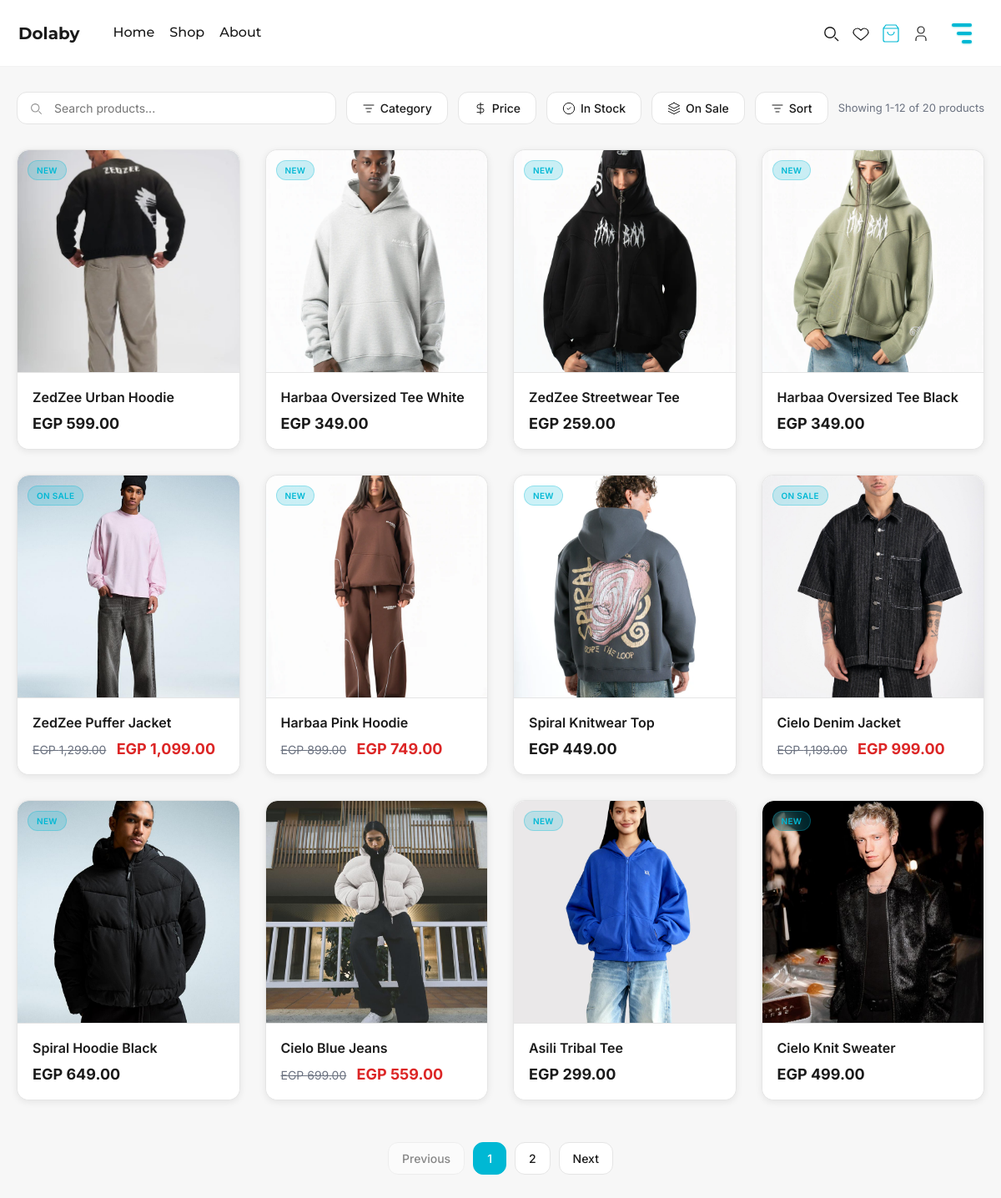
Screenshot of /php/shop.php with the database file from the repository.
### tables this page shows
CREATE TABLE products (
    product_id INT PRIMARY KEY AUTO_INCREMENT,
    brand_id INT NOT NULL,
    category_id INT,
    product_name VARCHAR(255) NOT NULL,
    description TEXT,
    price DECIMAL(10, 2) NOT NULL,
    original_price DECIMAL(10, 2),  
    stock_quantity INT DEFAULT 0,
    in_stock BOOLEAN DEFAULT TRUE,
    on_sale BOOLEAN DEFAULT FALSE,
    is_new BOOLEAN DEFAULT FALSE,
    average_rating DECIMAL(3, 2) DEFAULT 0.00,
    total_reviews INT DEFAULT 0,
    sales_count INT DEFAULT 0,
    image_url VARCHAR(500),  
    created_at TIMESTAMP DEFAULT CURRENT_TIMESTAMP,
    updated_at TIMESTAMP DEFAULT CURRENT_TIMESTAMP ON UPDATE CURRENT_TIMESTAMP,
    FOREIGN KEY (brand_id) REFERENCES brands(brand_id) ON DELETE CASCADE,
    FOREIGN KEY (category_id) REFERENCES categories(category_id) ON DELETE SET NULL,
    INDEX idx_brand_id (brand_id),
    INDEX idx_category_id (category_id),
    INDEX idx_in_stock (in_stock),
    INDEX idx_on_sale (on_sale),
    INDEX idx_is_new (is_new),
    INDEX idx_price (price),
    INDEX idx_sales_count (sales_count),
    FULLTEXT idx_search (product_name, description)
);

### includes.php (called while the page is built, shortened)
<?php
if (!class_exists('Database')) {
class Database
{
    public static function connect(): PDO
    {
        $dsn = sprintf(
            'mysql:host=%s;port=%s;dbname=%s;charset=utf8mb4',
            DB_HOST,
            DB_PORT,
            DB_NAME
        );
        $pdo = new PDO($dsn, DB_USER, DB_PASS, [
            PDO::ATTR_ERRMODE => PDO::ERRMODE_EXCEPTION,
            PDO::ATTR_DEFAULT_FETCH_MODE => PDO::FETCH_ASSOC,
            PDO::ATTR_EMULATE_PREPARES => false
        ]);
        return $pdo;
    }
}
}
if (!class_exists('ProductRepository')) {
class ProductRepository
{
    private $pdo;
    public function __construct()
    {
        $this->pdo = Database::connect();
    }
    private function mapImageUrl(string $productName, int $productId, string $defaultUrl): string
    {
        $availableImages = [
            '/assets/images/shop/Harbaa.png',
            '/assets/images/shop/HarbaaJacket.png',
            '/assets/images/shop/HarbaaSet.png',
            '/assets/images/shop/Zedzee.png',
            '/assets/images/shop/spiral.png',
            '/assets/images/shop/CieloDenim.png',
            '/assets/images/shop/Basic Hoodie.png',
            '/assets/images/shop/knit crewneck.Png',
            '/assets/images/shop/1.png',
            '/assets/images/shop/3.png',
            '/assets/images/shop/5.png',
            '/assets/images/shop/6.png',
            '/assets/images/shop/8.png',
            '/assets/images/shop/9.png',
            '/assets/images/shop/10.png',
            '/assets/images/shop/21.png',
            '/assets/images/shop/55.png',
            '/assets/images/shop/89.png',
            '/assets/images/shop/98.png',
            '/assets/images/shop/102.png',
            '/assets/images/shop/103.png',
            '/assets/images/shop/877.png',
        ];
        $specificMap = [
            'Harbaa Black Hoodie' => '/assets/images/shop/Harbaa.png',
            'Harbaa Pink Hoodie' => '/assets/images/shop/1.png',
            'Harbaa Oversized Tee White' => '/assets/images/shop/3.png',
            'Harbaa Oversized Tee Black' => '/assets/images/shop/5.png',
            'ZedZee Urban Hoodie' => '/assets/images/shop/Zedzee.png',
            'ZedZee Streetwear Tee' => '/assets/images/shop/6.png',
            'ZedZee Puffer Jacket' => '/assets/images/shop/8.png',
            'Spiral Knitwear Top' => '/assets/images/shop/spiral.png',
            'Spiral Hoodie Black' => '/assets/images/shop/9.png',
            'Cielo Denim Jacket' => '/assets/images/shop/CieloDenim.png',
            'Cielo Blue Jeans' => '/assets/images/shop/10.png',
            'Cielo Knit Sweater' => '/assets/images/shop/21.png',
            'Cielo Soft Hoodie' => '/assets/images/shop/55.png',
            'TwentySeven Crewneck Grey' => '/assets/images/shop/Basic Hoodie.png',
            'TwentySeven Basic Tee' => '/assets/images/shop/89.png',
            'TwentySeven Joggers Set' => '/assets/images/shop/98.png',
            'Asili Tribal Tee' => '/assets/images/shop/102.png',
            'Asili Tribal Hoodie' => '/assets/images/shop/103.png',
            'Mavin Zip Jacket' => '/assets/images/shop/877.png',
            'Mavin Crewneck Beige' => '/assets/images/shop/knit crewneck.Png',
        ];
        $matchedKey = '';
        $matchedImage = '';
        foreach ($specificMap as $key => $image) {
            if (stripos($productName, $key) === 0 || $productName === $key) {
                if (strlen($key) > strlen($matchedKey)) {
                    $matchedKey = $key;
                    $matchedImage = $image;
                }
            }
        }
        if ($matchedImage) {
            return $matchedImage;
        }
        $imageIndex = ($productId - 1) % count($availableImages);
        return $availableImages[$imageIndex];
    }
    public function findAll(): array
    {
        $sql = "SELECT DISTINCT p.product_id AS id, p.product_name AS name, b.brand_name AS brand, c.category_name AS category, p.price, p.original_price, p.stock_quantity AS stock, p.is_new, p.on_sale AS is_on_sale, p.average_rating AS rating, p.sales_count, p.image_url FROM products p LEFT JOIN brands b ON p.brand_id = b.brand_id LEFT JOIN categories c ON p.category_id = c.category_id ORDER BY p.created_at DESC";
        $stmt = $this->pdo->query($sql);
        $products = $stmt->fetchAll();
        return $products;
    }
}
}
if (!class_exists('ProductService')) {
class ProductService
{
    private $repository;
    public function __construct()
    {
        $this->repository = new ProductRepository();
    }
    public function getAllProducts(): array
    {
        return $this->repository->findAll();
    }
}
}

### php/shop.php (the view, shortened to what this page needs)
<?php
require_once __DIR__ . '/../includes.php';
require_once __DIR__ . '/../header_functions.php';
$productService = new ProductService();
$products = $productService->getAllProducts();
?>
<div class="shop-container">
  <div class="filters-toolbar">
    <div class="search-wrapper">
      <input type="text" class="search-bar" id="searchBar" placeholder="Search products...">
    </div>
    <div class="filter-dropdown">
      <button class="filter-btn" id="categoryBtn">
        <svg viewBox="0 0 24 24" fill="none" stroke="currentColor">
          <path d="M3 6h18M7 12h10M9 18h6" stroke-width="1.5" stroke-linecap="round" />
        </svg>
        Category
      </button>
    </div>
    <div class="filter-dropdown">
      <button class="filter-btn" id="priceBtn">
        <svg viewBox="0 0 24 24" fill="none" stroke="currentColor">
          <path d="M12 2v20M17 5H9.5a3.5 3.5 0 0 0 0 7h5a3.5 3.5 0 0 1 0 7H6" stroke-width="1.5" stroke-linecap="round" />
        </svg>
        Price
      </button>
    </div>
    <button class="filter-btn" id="inStockBtn">
      <svg viewBox="0 0 24 24" fill="none" stroke="currentColor">
        <path d="M9 12l2 2 4-4" stroke-width="1.5" stroke-linecap="round" stroke-linejoin="round" />
        <circle cx="12" cy="12" r="10" stroke-width="1.5" />
      </svg>
      In Stock
    </button>
    <button class="filter-btn" id="onSaleBtn">
      <svg viewBox="0 0 24 24" fill="none" stroke="currentColor">
        <path d="M12 2L2 7l10 5 10-5-10-5z" stroke-width="1.5" stroke-linecap="round" stroke-linejoin="round" />
        <path d="M2 17l10 5 10-5M2 12l10 5 10-5" stroke-width="1.5" stroke-linecap="round" stroke-linejoin="round" />
      </svg>
      On Sale
    </button>
    <div class="filter-dropdown">
      <button class="sort-btn" id="sortBtn">
        <svg viewBox="0 0 24 24" fill="none" stroke="currentColor">
          <path d="M3 6h18M7 12h10M9 18h6" stroke-width="1.5" stroke-linecap="round" />
        </svg>
        Sort
      </button>
    </div>
    <div class="results-count" id="resultsCount">Showing <?= count($products ?? []) ?> products</div>
  </div>
  <div class="products-grid" id="productsGrid">
    <?php if (empty($products)): ?>
      <div class="empty-state">
        <h3>No products found.</h3>
        <p>Try adjusting your filters or search terms.</p>
      </div>
    <?php else: ?>
      <?php foreach ($products as $p): ?>
        <a href="<?= BASE_URL ?>/product?id=<?= $p['id'] ?>" class="product-card-minimal"
           data-name="<?= htmlspecialchars(strtolower($p['name'] . ' ' . ($p['brand'] ?? ''))) ?>"
           data-category="<?= htmlspecialchars($p['category'] ?? '') ?>"
           data-price="<?= $p['price'] ?>"
           data-original-price="<?= $p['original_price'] ?? '' ?>"
           data-in-stock="<?= !empty($p['stock']) && $p['stock'] > 0 ? '1' : '0' ?>"
           data-on-sale="<?= !empty($p['is_on_sale']) ? '1' : '0' ?>"
           data-is-new="<?= !empty($p['is_new']) ? '1' : '0' ?>"
           data-rating="<?= $p['rating'] ?? 0 ?>"
           data-sales="<?= $p['sales_count'] ?? 0 ?>">
          <div class="product-card-content">
            <div class="product-image-wrapper">
              <img src="<?= rtrim(BASE_URL, '/') ?><?= htmlspecialchars($p['image_url']) ?>" alt="<?= htmlspecialchars($p['name']) ?>" loading="lazy" onerror="this.src='<?= rtrim(BASE_URL, '/') ?>/assets/images/shop/Harbaa.png'">
              <div class="product-badges">
                <?php if (!empty($p['is_on_sale'])): ?>
                  <span class="badge badge-sale">On Sale</span>
                <?php endif; ?>
                <?php if (!empty($p['is_new'])): ?>
                  <span class="badge badge-new">New</span>
                <?php endif; ?>
              </div>
            </div>
            <div class="product-info-minimal">
              <div class="product-name-minimal"><?= htmlspecialchars($p['name']) ?></div>
              <div class="product-price-minimal">
                <?php if (!empty($p['original_price'])): ?>
                  <span class="original-price">EGP <?= number_format($p['original_price'], 2) ?></span>
                  <span class="sale-price">EGP <?= number_format($p['price'], 2) ?></span>
                <?php else: ?>
                  EGP <?= number_format($p['price'], 2) ?>
                <?php endif; ?>
              </div>
            </div>
          </div>
        </a>
      <?php endforeach; ?>
    <?php endif; ?>
  </div>
  <div id="paginationContainer"></div>
</div>
</body>
</html>

### rows the page displays
products: shows a picture, is_new "NEW", product_name "ZedZee Urban Hoodie", price "599.00"
products: shows a picture, is_new "NEW", product_name "Harbaa Oversized Tee White", price "349.00"
products: shows a picture, is_new "NEW", product_name "ZedZee Streetwear Tee", price "259.00"
products: shows a picture, is_new "NEW", product_name "Harbaa Oversized Tee Black", price "349.00"
products: shows a picture, on_sale "ON SALE", product_name "ZedZee Puffer Jacket", original_price "1,299.00", price "1,099.00"
products: shows a picture, is_new "NEW", product_name "Harbaa Pink Hoodie", original_price "899.00", price "749.00"
products: shows a picture, is_new "NEW", product_name "Spiral Knitwear Top", price "449.00"
products: shows a picture, on_sale "ON SALE", product_name "Cielo Denim Jacket", original_price "1,199.00", price "999.00"
products: shows a picture, is_new "NEW", product_name "Spiral Hoodie Black", price "649.00"
products: shows a picture, product_name "Cielo Blue Jeans", original_price "699.00", price "559.00"
products: shows a picture, is_new "NEW", product_name "Asili Tribal Tee", price "299.00"
products: shows a picture, is_new "NEW", product_name "Cielo Knit Sweater", price "499.00"
